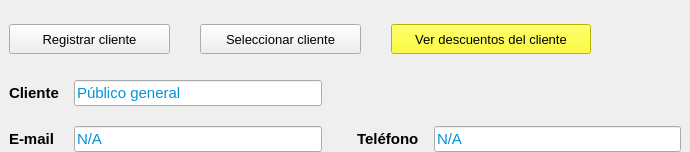
        <widget class="QFrame" name="frame_4">
         <property name="font">
          <font>
           <family>Segoe UI</family>
          </font>
         </property>
         <property name="frameShape">
          <enum>QFrame::NoFrame</enum>
         </property>
         <layout class="QVBoxLayout" name="verticalLayout_2">
          <property name="spacing">
           <number>6</number>
          </property>
          <property name="leftMargin">
           <number>0</number>
          </property>
          <property name="topMargin">
           <number>15</number>
          </property>
          <property name="rightMargin">
           <number>0</number>
          </property>
          <property name="bottomMargin">
           <number>0</number>
          </property>
          <item alignment="Qt::AlignLeft">
           <widget class="QFrame" name="frame_9">
            <property name="font">
             <font>
              <family>Segoe UI</family>
             </font>
            </property>
            <property name="frameShape">
             <enum>QFrame::NoFrame</enum>
            </property>
            <layout class="QHBoxLayout" name="horizontalLayout_5">
             <property name="spacing">
              <number>30</number>
             </property>
             <property name="bottomMargin">
              <number>0</number>
             </property>
             <item>
              <widget class="QPushButton" name="btRegistrar">
               <property name="minimumSize">
                <size>
                 <width>161</width>
                 <height>30</height>
                </size>
               </property>
               <property name="maximumSize">
                <size>
                 <width>16777215</width>
                 <height>30</height>
                </size>
               </property>
               <property name="font">
                <font>
                 <family>Segoe UI</family>
                 <pointsize>10</pointsize>
                </font>
               </property>
               <property name="text">
                <string>Registrar cliente</string>
               </property>
               <property name="icon">
                <iconset resource="../../resources.qrc">
                 <normaloff>:/img/resources/images/new-user.png</normaloff>:/img/resources/images/new-user.png</iconset>
               </property>
              </widget>
             </item>
             <item>
              <widget class="QPushButton" name="btSeleccionar">
               <property name="minimumSize">
                <size>
                 <width>161</width>
                 <height>30</height>
                </size>
               </property>
               <property name="maximumSize">
                <size>
                 <width>16777215</width>
                 <height>30</height>
                </size>
               </property>
               <property name="font">
                <font>
                 <family>Segoe UI</family>
                 <pointsize>10</pointsize>
                </font>
               </property>
               <property name="text">
                <string>Seleccionar cliente</string>
               </property>
               <property name="icon">
                <iconset resource="../../resources.qrc">
                 <normaloff>:/img/resources/images/search.png</normaloff>:/img/resources/images/search.png</iconset>
               </property>
              </widget>
             </item>
             <item>
              <widget class="QPushButton" name="btDescuentosCliente">
               <property name="minimumSize">
                <size>
                 <width>200</width>
                 <height>30</height>
                </size>
               </property>
               <property name="maximumSize">
                <size>
                 <width>16777215</width>
                 <height>30</height>
                </size>
               </property>
               <property name="font">
                <font>
                 <family>Segoe UI</family>
                 <pointsize>10</pointsize>
                 <bold>false</bold>
                </font>
               </property>
               <property name="styleSheet">
                <string notr="true">background-color: rgb(255, 255, 0);</string>
               </property>
               <property name="text">
                <string>Ver descuentos del cliente</string>
               </property>
               <property name="icon">
                <iconset resource="../../resources.qrc">
                 <normaloff>:/img/resources/images/tag.png</normaloff>:/img/resources/images/tag.png</iconset>
               </property>
              </widget>
             </item>
            </layout>
           </widget>
          </item>
          <item alignment="Qt::AlignLeft">
           <widget class="QFrame" name="frame_10">
            <property name="font">
             <font>
              <family>Segoe UI</family>
             </font>
            </property>
            <property name="frameShape">
             <enum>QFrame::NoFrame</enum>
            </property>
            <layout class="QGridLayout" name="gridLayout_4">
             <property name="topMargin">
              <number>20</number>
             </property>
             <property name="bottomMargin">
              <number>0</number>
             </property>
             <property name="horizontalSpacing">
              <number>15</number>
             </property>
             <property name="verticalSpacing">
              <number>20</number>
             </property>
             <item row="1" column="0">
              <widget class="QLabel" name="label_2">
               <property name="font">
                <font>
                 <family>Segoe UI</family>
                 <pointsize>11</pointsize>
                 <bold>true</bold>
                </font>
               </property>
               <property name="text">
                <string>E-mail</string>
               </property>
              </widget>
             </item>
             <item row="1" column="1">
              <widget class="QLineEdit" name="txtCorreo">
               <property name="minimumSize">
                <size>
                 <width>248</width>
                 <height>19</height>
                </size>
               </property>
               <property name="font">
                <font>
                 <family>Segoe UI</family>
                 <pointsize>11</pointsize>
                </font>
               </property>
               <property name="styleSheet">
                <string notr="true">color: rgb(0, 147, 220);</string>
               </property>
               <property name="text">
                <string>N/A</string>
               </property>
               <property name="frame">
                <bool>true</bool>
               </property>
               <property name="clearButtonEnabled">
                <bool>false</bool>
               </property>
              </widget>
             </item>
             <item row="1" column="3">
              <widget class="QLabel" name="label_3">
               <property name="font">
                <font>
                 <family>Segoe UI</family>
                 <pointsize>11</pointsize>
                 <bold>true</bold>
                </font>
               </property>
               <property name="text">
                <string>Teléfono</string>
               </property>
              </widget>
             </item>
             <item row="1" column="4">
              <widget class="QLineEdit" name="txtTelefono">
               <property name="minimumSize">
                <size>
                 <width>247</width>
                 <height>19</height>
                </size>
               </property>
               <property name="font">
                <font>
                 <family>Segoe UI</family>
                 <pointsize>11</pointsize>
                </font>
               </property>
               <property name="styleSheet">
                <string notr="true">color: rgb(0, 147, 220);</string>
               </property>
               <property name="text">
                <string>N/A</string>
               </property>
               <property name="frame">
                <bool>true</bool>
               </property>
               <property name="clearButtonEnabled">
                <bool>false</bool>
               </property>
              </widget>
             </item>
             <item row="0" column="1">
              <widget class="QLineEdit" name="txtCliente">
               <property name="minimumSize">
                <size>
                 <width>247</width>
                 <height>19</height>
                </size>
               </property>
               <property name="font">
                <font>
                 <family>Segoe UI</family>
                 <pointsize>11</pointsize>
                </font>
               </property>
               <property name="styleSheet">
                <string notr="true">color: rgb(0, 147, 220);</string>
               </property>
               <property name="text">
                <string>Público general</string>
               </property>
               <property name="frame">
                <bool>true</bool>
               </property>
               <property name="clearButtonEnabled">
                <bool>false</bool>
               </property>
              </widget>
             </item>
             <item row="0" column="0">
              <widget class="QLabel" name="label">
               <property name="font">
                <font>
                 <family>Segoe UI</family>
                 <pointsize>11</pointsize>
                 <bold>true</bold>
                </font>
               </property>
               <property name="text">
                <string>Cliente</string>
               </property>
              </widget>
             </item>
             <item row="1" column="2">
              <spacer name="horizontalSpacer">
               <property name="font">
                <font>
                 <family>Segoe UI</family>
                </font>
               </property>
               <property name="orientation">
                <enum>Qt::Horizontal</enum>
               </property>
               <property name="sizeHint" stdset="0">
                <size>
                 <width>20</width>
                 <height>20</height>
                </size>
               </property>
              </spacer>
             </item>
            </layout>
           </widget>
          </item>
         </layout>
        </widget>
